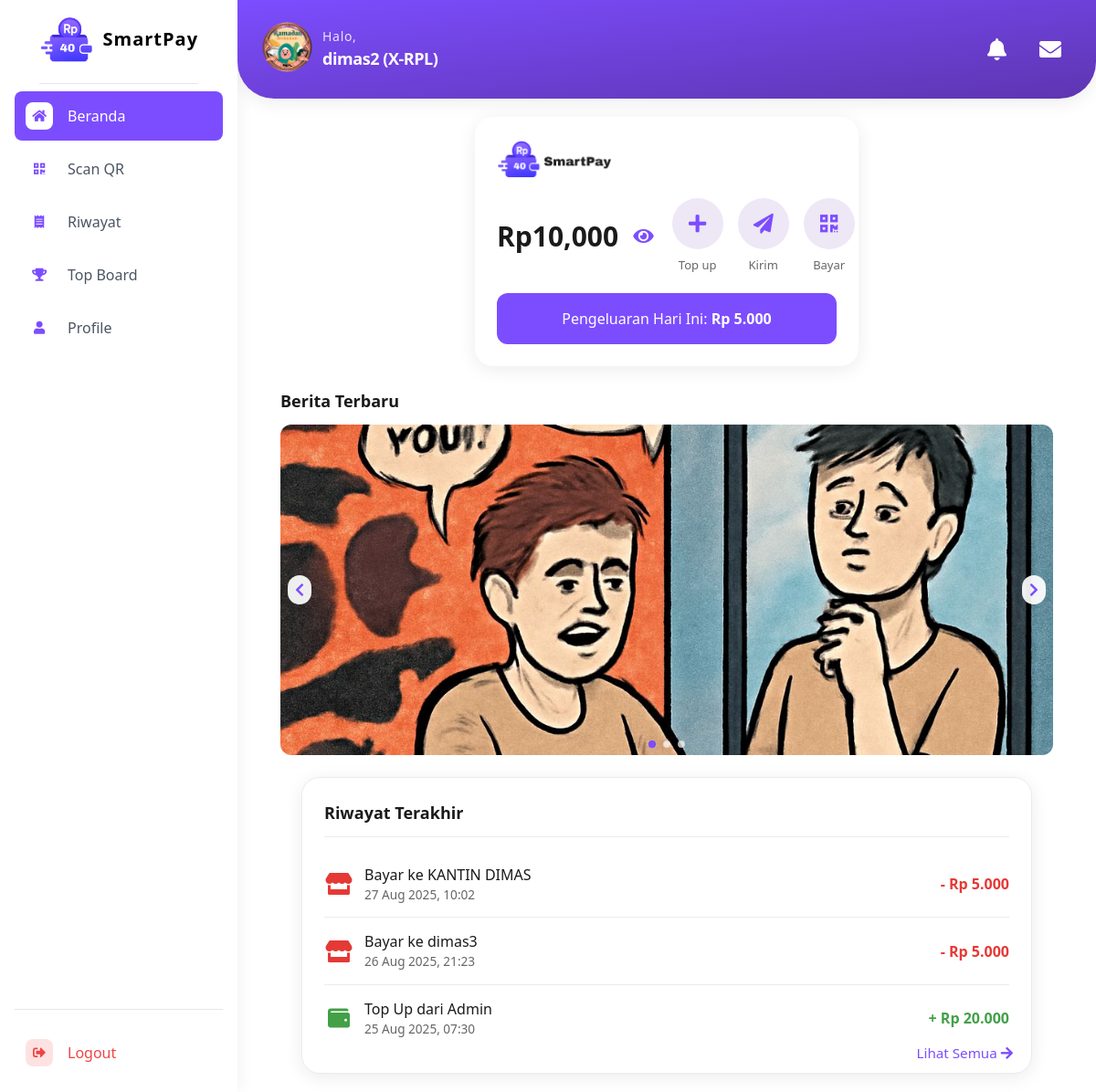
The page /dashboard (signed in) on the database its author committed.
### app.py (models this page shows, shortened)
class User(db.Model, UserMixin):
    id = db.Column(db.Integer, primary_key=True)
    username = db.Column(db.String(80), unique=True, nullable=False)
    password_hash = db.Column(db.String(128), nullable=False)
    role = db.Column(db.String(10), nullable=False)
    balance = db.Column(db.Float, nullable=False, default=0.0)
    profile_pic_filename = db.Column(db.String(100), nullable=True, default=None)
    kelas = db.Column(db.String(5), nullable=True)
    jurusan = db.Column(db.String(10), nullable=True)
    plain_password = db.Column(db.String(128))
    is_active = db.Column(db.Boolean, nullable=False, default=True)
    active_border_id = db.Column(db.Integer, db.ForeignKey('border.id'), nullable=True)
    active_border = db.relationship('Border', backref=db.backref('users', lazy=True))
    pin_transfer = db.Column(db.String(6), nullable=True)
    credential_id = db.Column(db.String(255), nullable=True)  # Untuk WebAuthn
    webauthn_enabled = db.Column(db.Boolean, default=False)   # Status fitur WebAuthn
    email = db.Column(db.String(255), nullable=True)
    email_verified = db.Column(db.Boolean, default=False)

class News(db.Model):
    id = db.Column(db.Integer, primary_key=True)
    title = db.Column(db.String(200), nullable=False)
    content = db.Column(db.Text, nullable=True)
    image_filename = db.Column(db.String(200), nullable=True)  # disimpan di static/news/
    timestamp = db.Column(db.DateTime, nullable=False, default=datetime.utcnow, index=True)
    is_active = db.Column(db.Boolean, nullable=False, default=True)
    created_by = db.Column(db.Integer, db.ForeignKey('user.id'), nullable=True)
    creator = db.relationship('User', backref=db.backref('created_news', lazy='dynamic'))

class Transaction(db.Model):
    id = db.Column(db.Integer, primary_key=True)
    user_id = db.Column(db.Integer, db.ForeignKey('user.id'), nullable=False)
    related_user_id = db.Column(
        db.Integer, db.ForeignKey('user.id'), nullable=True)
    timestamp = db.Column(db.DateTime, nullable=False, default=datetime.utcnow)
    type = db.Column(db.String(20), nullable=False)
    amount = db.Column(db.Float, nullable=False)
    user_balance_before = db.Column(db.Float, nullable=False)
    user_balance_after = db.Column(db.Float, nullable=False)
    description = db.Column(db.String(200), nullable=True)
    user = db.relationship('User', foreign_keys=[user_id], backref=db.backref(
        'transactions', lazy='dynamic'))
    related_user = db.relationship('User', foreign_keys=[related_user_id])

### app.py (the view)
@app.route('/dashboard')
@login_required
def dashboard():
    if current_user.webauthn_enabled and not session.get('device_verified'):
        return redirect(url_for('verify_device'))
    if current_user.role != 'siswa':
        return redirect(url_for('admin_dashboard_content'))
    today = datetime.utcnow().date()
    recent_transactions = (Transaction.query
        .filter(or_(
            Transaction.user_id == current_user.id,
            Transaction.related_user_id == current_user.id
        ))
        .order_by(Transaction.timestamp.desc())
        .limit(5)
        .all())
    todays_spending = (Transaction.query
        .filter(
            Transaction.user_id == current_user.id,
            Transaction.type.in_(['payment', 'transfer']),
            func.date(Transaction.timestamp) == today
        )
        .with_entities(func.sum(Transaction.amount))
        .scalar() or 0)
    recent_notifications = (Notification.query
    .filter(Notification.user_id == current_user.id)
    .order_by(Notification.timestamp.desc())
    .all())
    filtered_notifications = []
    for notif in recent_notifications:
        if 'border' not in notif.message.lower():
            filtered_notifications.append(notif)
        elif current_user.jurusan and current_user.jurusan.lower() in notif.message.lower():
            filtered_notifications.append(notif)
        filtered_notifications = filtered_notifications[:3]
    messages = Notification.query.filter_by(user_id=current_user.id).order_by(Notification.timestamp.desc()).limit(6).all()
    laporan_preview = Laporan.query.filter_by(user_id=current_user.id).order_by(Laporan.timestamp.desc()).limit(6).all()
    try:
        latest_news = News.query.filter_by(is_active=True).order_by(News.timestamp.desc()).limit(3).all()
    except Exception:
        latest_news = []
    unread_count = (Notification.query
        .filter(
            Notification.user_id == current_user.id,
            Notification.is_read == False
        )
        .count())
    return render_template('siswa/dashboard_siswa.html',
                        recent_transactions=recent_transactions,
                        todays_spending=todays_spending,
                        unread_count=unread_count,
                        recent_notifications=filtered_notifications,
                        messages=messages,
                        laporan_preview=laporan_preview,
                        latest_news=latest_news,
                        active_page='dashboard',)

### templates/siswa/dashboard_siswa.html (shortened to what this page needs)
{% extends 'base_siswa.html' %}
{% block content %}
<div class="p-0">
    <div class="bg-gradient-to-br from-[#7c4dff] to-[#5e35b1] text-white p-5 md:p-[30px] rounded-b-[40px] flex justify-between items-center sticky top-0 z-[1000] shadow-[0_4px_20px_rgba(0,0,0,0.08)]">
        <div class="flex items-center gap-[15px]">
            <div class="profile-icon-header relative w-12 h-12 rounded-full flex items-center justify-center overflow-visible hover:scale-105 hover:shadow-[0_0_15px_rgba(255,255,255,0.3)]">
                {% if current_user.active_border %}
                    <div class="profile-border-overlay absolute -top-4 -left-[10px] -right-[10px] -bottom-[10px] z-[3] pointer-events-none flex items-center justify-center">
                    </div>
                {% endif %}
                {% if current_user.profile_pic_filename %}
                    <a href="{{ url_for('profile') }}">
                        <img src="{{ url_for('static', filename='profile_pics/' + current_user.profile_pic_filename) }}?v={{ range(1, 1000) | random }}" alt="P" class="profile-img-main w-12 h-12 rounded-full object-cover z-[2]">
                    </a>
                {% else %}
                    <i class="fas fa-user text-[22px] text-white"></i>
                {% endif %}
            </div>
            <div class="flex flex-col">
                <span class="greeting text-sm opacity-85 tracking-wider">Halo,</span>
                <span class="user-name text-lg font-semibold tracking-tight">{{ current_user.username }}{% if current_user.kelas and current_user.jurusan %} ({{ current_user.kelas }}-{{ current_user.jurusan }}){% endif %}</span>
            </div>
        </div>
        <div class="header-icons flex gap-5 items-center">
    <div class="notification-icon-wrapper relative z-[1100]">
        <a href="#" id="notif-bell-btn" title="Notifikasi" class="text-white text-2xl p-2 hover:text-[#ede7f6] transition-colors duration-300">
            <span class="icon-placeholder"><i class="fas fa-bell"></i></span>
                </a>
            </div>
            <div class="message-icon-wrapper relative z-[1100]">
                <a href="{{ url_for('riwayat_pesan') }}" id="message-btn" title="Riwayat Laporan" class="text-white text-2xl p-2 hover:text-[#ede7f6] transition-colors duration-300">
                    <span class="icon-placeholder"><i class="fas fa-envelope"></i></span>
                    {% set pending_reports = current_user.laporan.filter_by(ditanggapi=False).count() if current_user.is_authenticated else 0 %}
                </a>
            </div>
        </div>
    </div>
    <div class="balance-card bg-white mx-auto mt-[30px] rounded-[20px] p-6 w-[90%] max-w-[420px] shadow-[0_4px_20px_rgba(0,0,0,0.08)] relative hover:-translate-y-[5px] transition-transform duration-300 animate-slideIn md:w-[95%] md:mt-5">
        <div class="logo flex items-center gap-3 mb-5">
            <img src="{{ url_for('static', filename='images/logo.png') }}" alt="Logo DimasCash" class="h-[45px] w-auto">
        </div>
        <div class="balance-info flex justify-between items-center my-5 gap-5">
    <div class="balance-label text-2xl md:text-3xl font-bold text-[#1a1a1a] flex-grow flex items-center gap-2">
    <span id="saldo-text"><span id="saldo-rp">Rp</span><span id="saldo-angka">{{ "{:,.0f}".format(current_user.balance) }}</span></span>
    <button id="toggle-saldo" type="button" class="ml-2 focus:outline-none">
        <i id="eye-icon" class="fas fa-eye text-[#7c4dff] text-xl"></i>
    </button>
</div>
<div class="balance-actions flex justify-between gap-4">
    <a href="{{ url_for('request_topup') }}"
       class="action-item flex flex-col items-center no-underline text-[#1a1a1a] hover:scale-105 transition-transform duration-300"
       title="Info Top Up">
        <div class="action-icon bg-[#ede7f6] text-[#7c4dff]
                    w-12 h-12 sm:w-14 sm:h-14
                    rounded-full flex justify-center items-center
                    text-[18px] sm:text-[22px]
                    hover:bg-[#7c4dff] hover:text-white hover:shadow-[0_0_15px_rgba(124,77,255,0.3)]
                    transition-all duration-300">
            <i class="fas fa-plus"></i>
        </div>
        <span class="action-label mt-2 text-[11px] sm:text-[13px] text-[#666] font-medium">Top up</span>
    </a>
    <a href="{{ url_for('transfer_user') }}"
       class="action-item flex flex-col items-center no-underline text-[#1a1a1a] hover:scale-105 transition-transform duration-300"
       title="Transfer/Kirim Saldo">
        <div class="action-icon bg-[#ede7f6] text-[#7c4dff]
                    w-12 h-12 sm:w-14 sm:h-14
                    rounded-full flex justify-center items-center
                    text-[18px] sm:text-[22px]
                    hover:bg-[#7c4dff] hover:text-white hover:shadow-[0_0_15px_rgba(124,77,255,0.3)]
                    transition-all duration-300">
            <i class="fas fa-paper-plane"></i>
        </div>
        <span data-action="transfer" class="action-label mt-2 text-[11px] sm:text-[13px] text-[#666] font-medium">Kirim</span>
    </a>
    <a href="{{ url_for('pay_vendor') }}"
       class="action-item flex flex-col items-center no-underline text-[#1a1a1a] hover:scale-105 transition-transform duration-300"
       title="Bayar/Scan QR">
        <div class="action-icon bg-[#ede7f6] text-[#7c4dff]
                    w-12 h-12 sm:w-14 sm:h-14
                    rounded-full flex justify-center items-center
                    text-[18px] sm:text-[22px]
                    hover:bg-[#7c4dff] hover:text-white hover:shadow-[0_0_15px_rgba(124,77,255,0.3)]
                    transition-all duration-300">
            <i class="fas fa-qrcode"></i>
        </div>
        <span data-action="pay" class="action-label mt-2 text-[11px] sm:text-[13px] text-[#666] font-medium">Bayar</span>
    </a>
</div>
        </div>
        <div class="spending-section bg-[#7c4dff] text-white p-4 rounded-xl mt-5 text-center text-base font-medium hover:bg-[#5e35b1] transition-colors duration-300">
            Pengeluaran Hari Ini: <strong class="font-bold">{{ todays_spending | rupiah }}</strong>
        </div>
    </div>
    {% set low_balance_threshold = 10000.0 %}
        {% if latest_news and latest_news|length > 0 %}
        <div class="news-banner-container w-[90%] max-w-[900px] mx-auto my-6">
          <h4 class="text-lg font-semibold text-[#1a1a1a] mb-3">Berita Terbaru</h4>
          <div class="news-banner">
            <div class="news-banner-inner" aria-hidden="false">
              <div id="news-track" class="news-track">
                {% for n in latest_news[:3] %}
                <a href="{{ url_for('berita_detail', news_id=n.id) }}" class="news-slide" role="group" aria-label="Slide {{ loop.index }}">
                  <img src="{{ url_for('static', filename='news/' + n.image_filename) }}" alt="{{ n.title }}" class="slide-media" />
                </a>
                {% endfor %}
              </div>
            </div>
            <div class="news-controls" aria-hidden="false">
              <div class="news-prev news-btn" title="Prev" id="news-prev-btn" aria-label="Previous slide">
                <i class="fas fa-chevron-left text-[#7c4dff]"></i>
              </div>
              <div class="news-next news-btn" title="Next" id="news-next-btn" aria-label="Next slide">
                <i class="fas fa-chevron-right text-[#7c4dff]"></i>
              </div>
              <div id="news-dots" class="news-dots" role="tablist" aria-label="Slide dots"></div>
            </div>
          </div>
        </div>
        {% endif %}
    <div class="history-preview-card bg-white rounded-[20px] w-[90%] max-w-[800px] mx-auto my-5 p-6 shadow-[0_4px_20px_rgba(0,0,0,0.08)] border border-[#e8ecef] relative hover:-translate-y-[5px] transition-transform duration-300 animate-slideIn md:w-[95%]">
        <h4 class="m-0 mb-[15px] text-lg font-semibold text-[#1a1a1a] border-b border-[#e8ecef] pb-3">Riwayat Terakhir</h4>
        {% if recent_transactions %}
            <ul class="history-preview-list p-0 m-0">
                {% for tx in recent_transactions[:3] %}
                <li class="flex justify-between items-center py-[14px] border-b border-[#e8ecef] last:border-b-0">
                    <div class="history-detail flex items-center gap-3">
                        {% if tx.type == 'payment' %}
                            <span class="icon payment text-[#e53935] text-2xl w-8 text-center"><i class="fas fa-store"></i></span>
                        {% elif tx.type == 'topup' %}
                            <span class="icon topup text-[#43a047] text-2xl w-8 text-center"><i class="fas fa-wallet"></i></span>
                        {% else %}
                            <span class="icon text-2xl w-8 text-center"><i class="fas fa-receipt"></i></span>
                        {% endif %}
                        <div>
                            {% if tx.user_id == current_user.id %}
                                {% if tx.type == 'payment' %} <span class="tx-desc font-medium text-[#1a1a1a] block">Bayar ke {{ tx.related_user.username if tx.related_user else 'N/A' }}</span>
                                {% elif tx.type == 'cashout_vendor' %} <span class="tx-desc font-medium text-[#1a1a1a] block">Cash Out ke Admin</span>
                                {% else %} <span class="tx-desc font-medium text-[#1a1a1a] block">{{ tx.type.capitalize() }}</span>
                                {% endif %}
                            {% elif tx.related_user_id == current_user.id %}
                                {% if tx.type == 'topup' %} <span class="tx-desc font-medium text-[#1a1a1a] block">Top Up dari Admin</span>
                                {% else %} <span class="tx-desc font-medium text-[#1a1a1a] block">{{ tx.type.capitalize() }} Diterima</span>
                                {% endif %}
                            {% endif %}
                            <span class="tx-time text-[0.85em] text-[#666]">{{ tx.timestamp | wib }}</span>
                        </div>
                    </div>
                    <div class="history-amount font-semibold whitespace-nowrap {% if tx.user_id == current_user.id and tx.type != 'topup' %}text-[#e53935]{% else %}text-[#43a047]{% endif %}">
                        {% if tx.user_id == current_user.id and tx.type != 'topup' %}-{% else %}+{% endif %}
                        {{ tx.amount|rupiah }}
                    </div>
                </li>
                {% endfor %}
            </ul>
        {% else %}
            <p class="text-center text-[#666] text-[0.9em] py-5">Belum ada transaksi terbaru.</p>
        {% endif %}
        {% if recent_transactions %}
        <a href="{{ url_for('riwayat_siswa') }}" class="view-all-history absolute bottom-[10px] right-5 text-[0.95em] text-[#7c4dff] no-underline font-medium hover:text-[#5e35b1] hover:underline transition-colors duration-200">Lihat Semua <i class="fas fa-arrow-right"></i></a>
        {% endif %}
    </div>
</div>
{% endblock %}

### rows shown on the page
User: profile_pic_filename (picture), username "dimas2", kelas "X", jurusan "RPL", balance "10,000"
News: image_filename (picture)
Transaction: type "payment" (drawn), related_user "KANTIN DIMAS", timestamp|wib "27 Aug 2025, 10:02", amount|rupiah "Rp 5.000"
Transaction: type "payment" (drawn), related_user "dimas3", timestamp|wib "26 Aug 2025, 21:23", amount|rupiah "Rp 5.000"
Transaction: type "topup" (drawn), timestamp|wib "25 Aug 2025, 07:30", amount|rupiah "Rp 20.000"

### other values the page prints
{{ todays_spending | rupiah }} "Rp 5.000"
